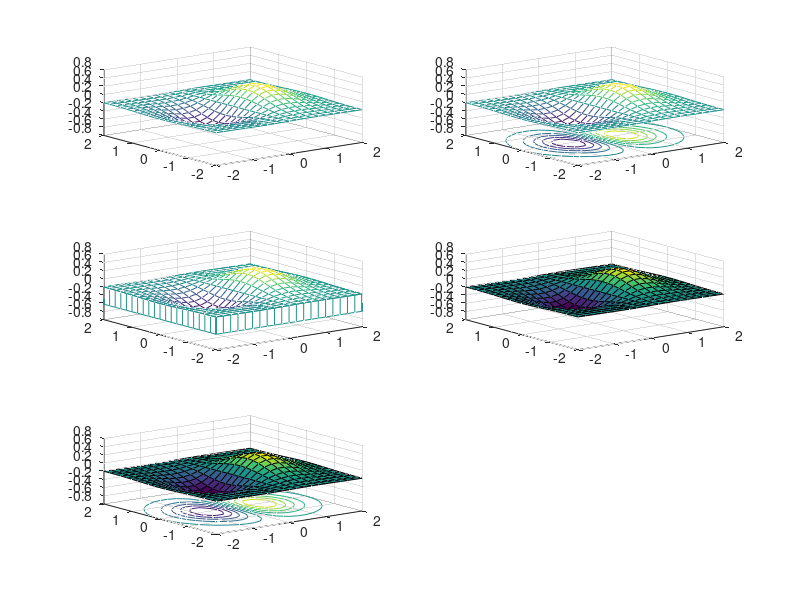
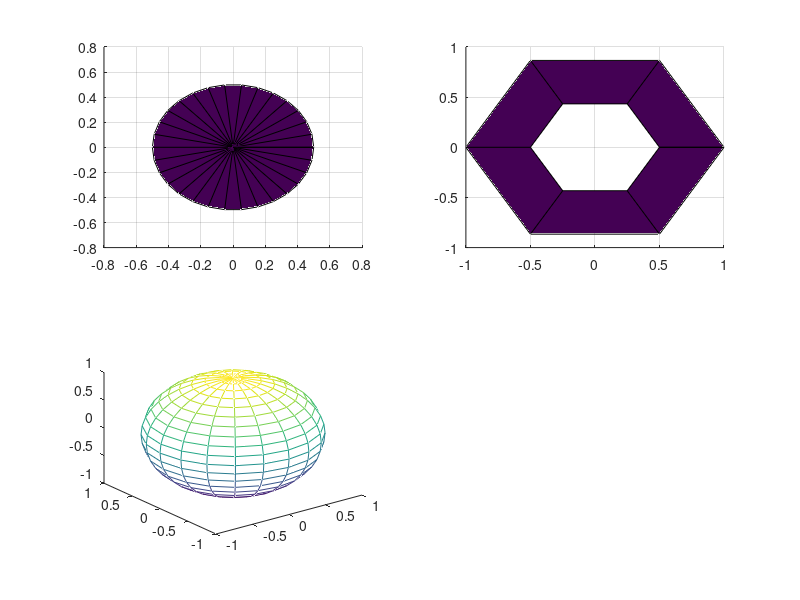

The MATLAB script that drew these images, in order:
function graphics3d()
    function contour2d()
        [x y]=meshgrid(-2:.2:2, -2:.2:3);
        z=x.*exp(-x.^2-y.^2);
        figure;
        subplot(2,1,1);
        contour(-2:.2:2,-2:.2:3,z,8);
        subplot(2,1,2);
        C=contour(-2:.2:2,-2:.2:3,z,8);
        clabel(C);
    end
    function contour3d()
        x=-3:.125:3;
        [X Y]=meshgrid(x,x);
        Z=peaks(X,Y);
        figure;
        subplot(2,1,1);
        contour3(X,Y,Z,20);
        subplot(2,1,2);
        mesh(X,Y,Z);
    end
    function vectors()
        dom=-2:.5:2;
        dx=rand(length(dom),length(dom))-0.5;
        dy=rand(length(dom),length(dom))-0.5;
        figure;
        quiver(dom,dom,dx,dy);
    end
    function spiral3d()
        figure;
        subplot(2,1,1);
        t=0:pi/50:10*pi;
        plot3(sin(t),cos(t),t);
        subplot(2,1,2);
        comet3(sin(t),cos(t),t);
    end
    function surfaces()
        figure;
        [x y]=meshgrid(-2:.2:2,-2:.2:2);
        z=x.*exp(-x.^2-y.^2);
        subplot(3,2,1);
        mesh(x,y,z);
        subplot(3,2,2);
        meshc(x,y,z);
        subplot(3,2,3);
        meshz(x,y,z);
        subplot(3,2,4);
        surf(x,y,z);
        subplot(3,2,5);
        surfc(x,y,z);
    end
    function objects()
        figure;
        subplot(2,2,1);
        Rc1=0.5;
        Rc2=0;
        Hc=7.5;
        N=30;
        [xc yc zc]=cylinder([Rc1 Rc2],N);
        zc=zc*Hc;
        view([-37.5 30]);
        surface(xc,yc,zc);
        grid;
        subplot(2,2,2);
        Rp1=1;
        Rp2=0.5;
        Hp=7.5;
        N=6;
        [xp yp zp]=cylinder([Rp1 Rp2],N);
        zp=zp*Hp;
        view([-37.5 30]);
        surface(xp,yp,zp);
        grid;
        subplot(2,2,3);
        [x y z]=sphere(20);
        mesh(x,y,z);
        grid;
    end
%contour2d();
%contour3d();
%vectors();
%spiral3d();
surfaces();
objects();
end